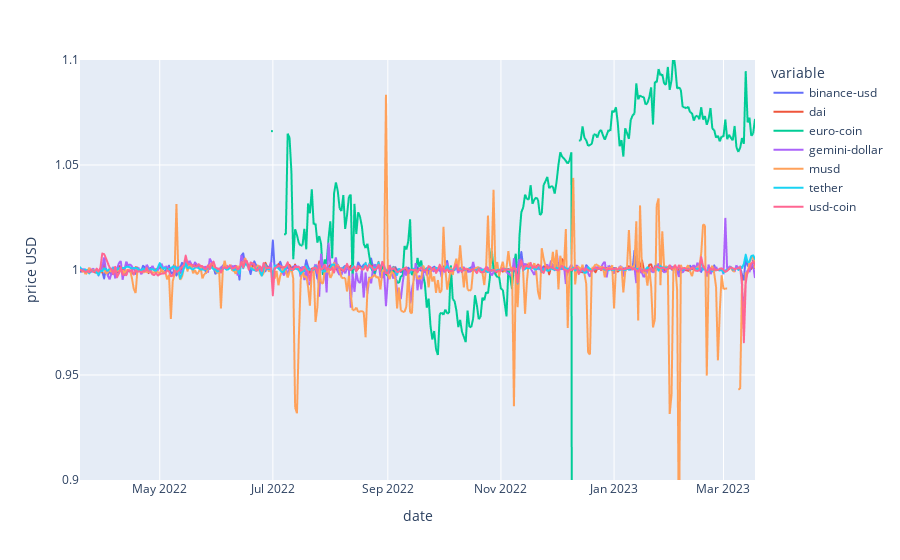

This figure's notebook cell:
### Markdown cell above
Before dropping stablecoins from index construction, let's see how they compare in terms of volume, market cap.

### Code cell
fig = px.line(stable_price_df, x=stable_price_df.index, y=stablecoins, labels={'value':'price USD'})
fig.update_yaxes(range=[0.9, 1.1])
# fig.update_traces(
#     visible='legendonly',
#     selector=lambda t: not t.name not in ['euro-coin','musd'],
# )
fig.show()

### Figure 1 — Plotly figure (JSON) as saved in the notebook; plotly's stock layout.template omitted (floating-point values rounded to 4 significant figures; data arrays with more than 128 entries replaced by an {"elided": "..."} marker saying what was removed)
{"data": [{"hovertemplate": "variable=binance-usd<br>date=%{x}<br>price USD=%{y}<extra></extra>", "legendgroup": "binance-usd", "line": {"color": "#636efa", "dash": "solid"}, "marker": {"symbol": "circle"}, "mode": "lines", "name": "binance-usd", "showlegend": true, "type": "scattergl", "x": {"elided": "365 str values"}, "xaxis": "x", "y": {"elided": "365 float values"}, "yaxis": "y"}, {"hovertemplate": "variable=dai<br>date=%{x}<br>price USD=%{y}<extra></extra>", "legendgroup": "dai", "line": {"color": "#EF553B", "dash": "solid"}, "marker": {"symbol": "circle"}, "mode": "lines", "name": "dai", "showlegend": true, "type": "scattergl", "x": {"elided": "365 str values"}, "xaxis": "x", "y": {"elided": "365 float values"}, "yaxis": "y"}, {"hovertemplate": "variable=euro-coin<br>date=%{x}<br>price USD=%{y}<extra></extra>", "legendgroup": "euro-coin", "line": {"color": "#00cc96", "dash": "solid"}, "marker": {"symbol": "circle"}, "mode": "lines", "name": "euro-coin", "showlegend": true, "type": "scattergl", "x": {"elided": "365 str values"}, "xaxis": "x", "y": {"elided": "365 float values"}, "yaxis": "y"}, {"hovertemplate": "variable=gemini-dollar<br>date=%{x}<br>price USD=%{y}<extra></extra>", "legendgroup": "gemini-dollar", "line": {"color": "#ab63fa", "dash": "solid"}, "marker": {"symbol": "circle"}, "mode": "lines", "name": "gemini-dollar", "showlegend": true, "type": "scattergl", "x": {"elided": "365 str values"}, "xaxis": "x", "y": {"elided": "365 float values"}, "yaxis": "y"}, {"hovertemplate": "variable=musd<br>date=%{x}<br>price USD=%{y}<extra></extra>", "legendgroup": "musd", "line": {"color": "#FFA15A", "dash": "solid"}, "marker": {"symbol": "circle"}, "mode": "lines", "name": "musd", "showlegend": true, "type": "scattergl", "x": {"elided": "365 str values"}, "xaxis": "x", "y": {"elided": "365 float values"}, "yaxis": "y"}, {"hovertemplate": "variable=tether<br>date=%{x}<br>price USD=%{y}<extra></extra>", "legendgroup": "tether", "line": {"color": "#19d3f3", "dash": "solid"}, "marker": {"symbol": "circle"}, "mode": "lines", "name": "tether", "showlegend": true, "type": "scattergl", "x": {"elided": "365 str values"}, "xaxis": "x", "y": {"elided": "365 float values"}, "yaxis": "y"}, {"hovertemplate": "variable=usd-coin<br>date=%{x}<br>price USD=%{y}<extra></extra>", "legendgroup": "usd-coin", "line": {"color": "#FF6692", "dash": "solid"}, "marker": {"symbol": "circle"}, "mode": "lines", "name": "usd-coin", "showlegend": true, "type": "scattergl", "x": {"elided": "365 str values"}, "xaxis": "x", "y": {"elided": "365 float values"}, "yaxis": "y"}], "layout": {"autosize": true, "legend": {"title": {"text": "variable"}, "tracegroupgap": 0}, "margin": {"t": 60}, "xaxis": {"anchor": "y", "autorange": true, "domain": [0, 1], "range": ["2022-03-19", "2023-03-18"], "title": {"text": "date"}, "type": "date"}, "yaxis": {"anchor": "x", "domain": [0, 1], "range": [0.9, 1.1], "title": {"text": "price USD"}, "type": "linear"}}}
